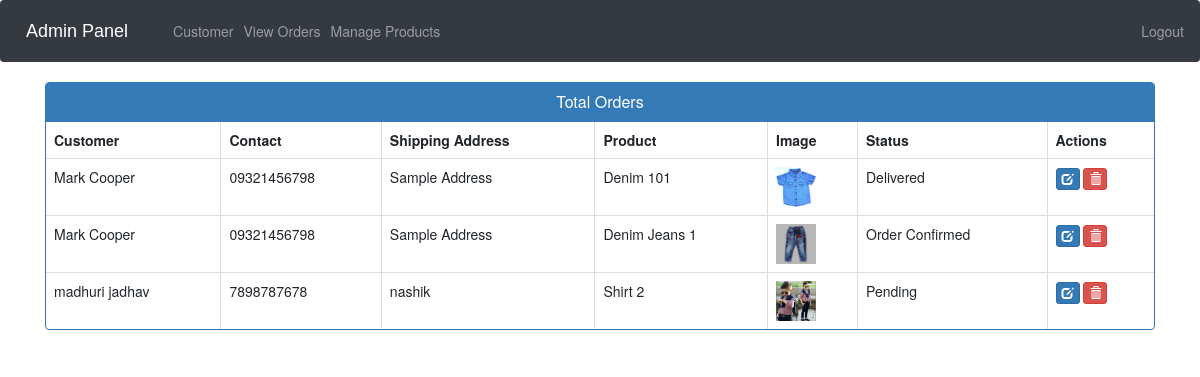
The page /admin-view-booking (signed in) on the database its author committed.
### ecom/models.py (models this page shows, shortened)
class Customer(models.Model):
    user=models.OneToOneField(User,on_delete=models.CASCADE)
    profile_pic= models.ImageField(upload_to='profile_pic/CustomerProfilePic/',null=True,blank=True)
    address = models.CharField(max_length=40)
    mobile = models.CharField(max_length=20,null=False)
    @property
    def get_name(self):
        return self.user.first_name+" "+self.user.last_name

class Orders(models.Model):
    STATUS =(
        ('Pending','Pending'),
        ('Order Confirmed','Order Confirmed'),
        ('Out for Delivery','Out for Delivery'),
        ('Delivered','Delivered'),
    )
    customer=models.ForeignKey('Customer', on_delete=models.CASCADE,null=True)
    product=models.ForeignKey('Product',on_delete=models.CASCADE,null=True)
    email = models.CharField(max_length=50,null=True)
    address = models.CharField(max_length=500,null=True)
    mobile = models.CharField(max_length=20,null=True)
    order_date= models.DateField(auto_now_add=True,null=True)
    status=models.CharField(max_length=50,null=True,choices=STATUS)

class Product(models.Model):
    name=models.CharField(max_length=40)
    product_image= models.ImageField(upload_to='product_image/',null=True,blank=True)
    price = models.PositiveIntegerField()
    description=models.CharField(max_length=40)

### ecom/views.py (the view)
# urls.py: path('admin-view-booking', views.admin_view_booking_view,name='admin-view-booking'),
@login_required(login_url='adminlogin')
def admin_view_booking_view(request):
    orders=models.Orders.objects.all()
    ordered_products=[]
    ordered_bys=[]
    for order in orders:
        ordered_product=models.Product.objects.all().filter(id=order.product.id)
        ordered_by=models.Customer.objects.all().filter(id = order.customer.id)
        ordered_products.append(ordered_product)
        ordered_bys.append(ordered_by)
    return render(request,'ecom/admin_view_booking.html',{'data':zip(ordered_products,ordered_bys,orders)})

### templates/ecom/admin_view_booking.html (shortened to what this page needs)
{% extends 'ecom/admin_base.html' %}
{% load static %}
{% block content %}
<head>
  <link href="//netdna.bootstrapcdn.com/bootstrap/3.0.0/css/bootstrap.min.css" rel="stylesheet" id="bootstrap-css">
</head>
<div class="container">
  <div class="panel panel-primary">
    <div class="panel-heading">
      <h6 class="panel-title">Total Orders</h6>
    </div>
    <table class="table table-hover table-bordered" id="dev-table">
      <thead>
        <tr>
          <th>Customer</th>
          <th>Contact</th>
          <th>Shipping Address</th>
          <th>Product</th>
          <th>Image</th>
          <th>Status</th>
          <th>Actions</th>
        </tr>
      </thead>
      {% for product,customer,order in data %}
      <tr>
        {% for c in customer %}
        <td> {{c.get_name}}</td>
        <td>{{c.mobile}}</td>
        <td>{{order.address}}</td>
        {% endfor %}
        {% for p in product %}
        <td> {{p.name}}</td>
        <td> <img src="{% static p.product_image.url %}" alt="Profile Pic" height="40px" width="40px" /></td>
        <td>{{order.status}}</td>
        <td><a class="btn btn-primary btn-xs" href="{% url 'update-order' order.id  %}"><span class="glyphicon glyphicon-edit"></span></a>
        <a class="btn btn-danger btn-xs" href="{% url 'delete-order' order.id  %}"><span class="glyphicon glyphicon-trash"></span></a></td>
        {% endfor %}
      </tr>
      {% endfor %}
    </table>
  </div>
</div>
{% endblock content %}

### templates/ecom/admin_view_booking.html (style rules this page uses)
a:link { text-decoration: none; }
h6 { text-align: center; }

### rows shown on the page
Orders: address "Sample Address", status "Delivered"
Customer: get_name "Mark Cooper", mobile "09321456798"
Product: name "Denim 101", product_image (picture)
Orders: address "Sample Address", status "Order Confirmed"
Product: name "Denim Jeans 1", product_image (picture)
Orders: address "nashik", status "Pending"
Customer: get_name "madhuri jadhav", mobile "7898787678"
Product: name "Shirt 2", product_image (picture)
